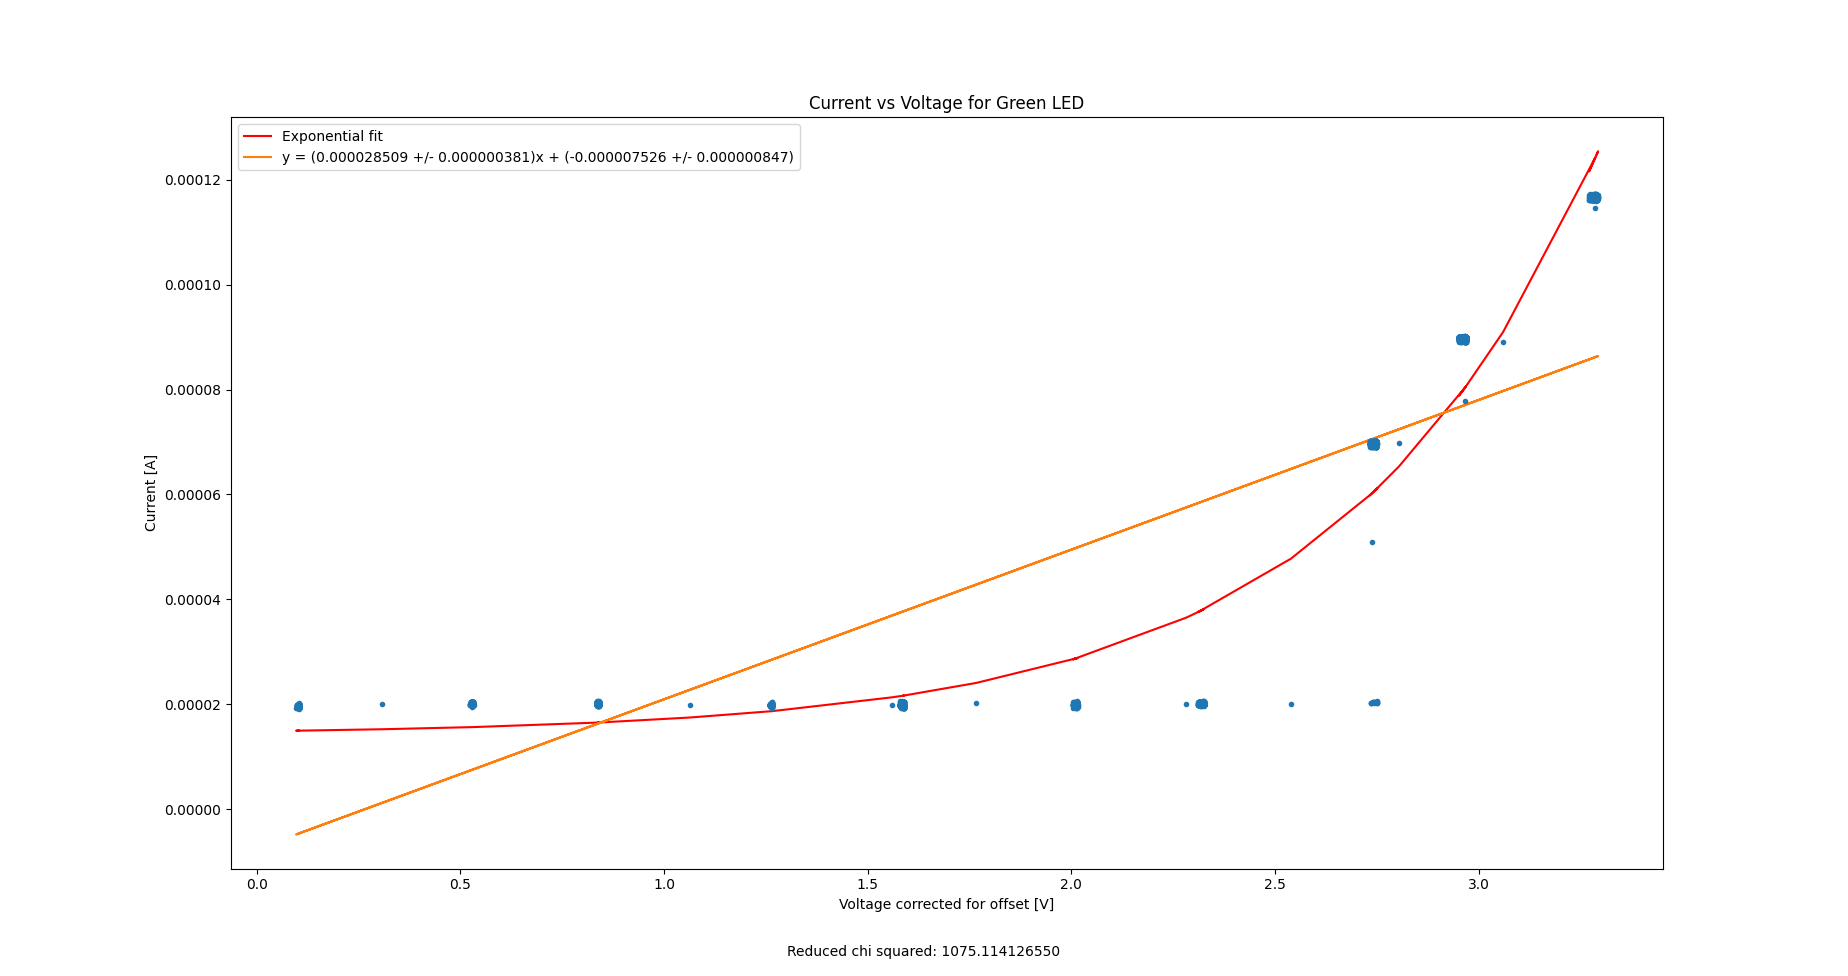

This figure's Python source:
import matplotlib.pyplot as plt
import numpy as np
from scipy.optimize import curve_fit
import pandas as pd
from scipy.stats import linregress

# data
#dac_voltage = np.array([0.104, 0.530, 0.836, 1.265, 1.588, 2.010, 2.321, 2.748, 2.964, 3.292])
#high_gain_1ohm = np.array([-0.035e-3, -0.034e-3, -0.034e-3, -0.034e-3, -0.034e-3, -0.034e-3, -0.033e-3, 0.016e-3, 0.036e-3, 0.062e-3])
file = "./datagreenled.csv"
df = pd.read_csv(file)
dac_voltage = df['dac'].to_numpy()
high_gain_1ohm = df['highgain'].to_numpy()
high_gain_1ohm = high_gain_1ohm*1e-3

# calcs
ten_kohm_voltage = dac_voltage - high_gain_1ohm
offset = -0.11e-3/-2.04
current = (high_gain_1ohm + offset) / 1 #volts/ohms

# exponential function
def expf(x, a, b, c):
    return a * np.exp(b*x) + c 

# approx for function
guesses = [0, 1, 0]

# linear fit
coef = np.polyfit(ten_kohm_voltage, current, 1)
lin_func = np.poly1d(coef)
linfit = lin_func(ten_kohm_voltage)
result = linregress(ten_kohm_voltage, current)

# I vs V plot
fig = plt.figure()
plt.title("Current vs Voltage for Green LED")
plt.xlabel("Voltage corrected for offset [V]")
plt.ylabel("Current [A]")
plt.errorbar(ten_kohm_voltage, current, fmt=".")

popt, pcov = curve_fit(expf, ten_kohm_voltage, current, p0=guesses) 
plt.plot(ten_kohm_voltage, expf(ten_kohm_voltage, *popt), 'r-', label=f"Exponential fit")
plt.plot(ten_kohm_voltage, linfit, label=f"y = ({coef[0]:.9f} +/- {result.stderr:.9f})x + ({coef[1]:.9f} +/- {result.intercept_stderr:.9f})")
plt.legend()

# resistance value
r = 1/coef[0]
err = r * result.stderr
print(f"Resistance: {r:.9f} +/- {err:.9f}")

# chi squared
c_err = np.std(current)/np.sqrt(len(current))
chi_sq = np.sum(((current-linfit) / c_err) **2)
red_chi_sq = chi_sq / (len(ten_kohm_voltage) - 2)
text = f"Reduced chi squared: {red_chi_sq:.9f}"
fig = fig.text(0.5, 0.02, text, wrap=True, horizontalalignment='center')

# residuals plot
fig = plt.figure()
plt.title("Residuals for Green LED")
plt.xlabel("Voltage corrected for offset [V]")
plt.ylabel("Residuals [A]")

yfit = popt[0] * np.exp(popt[1] * ten_kohm_voltage) + popt[2]
#plt.scatter(ten_kohm_voltage, yfit - current, label="Exponential residuals", color="blue")
plt.scatter(ten_kohm_voltage, linfit - current, label="Linear residuals", color="orange")

plt.legend()
plt.show()
